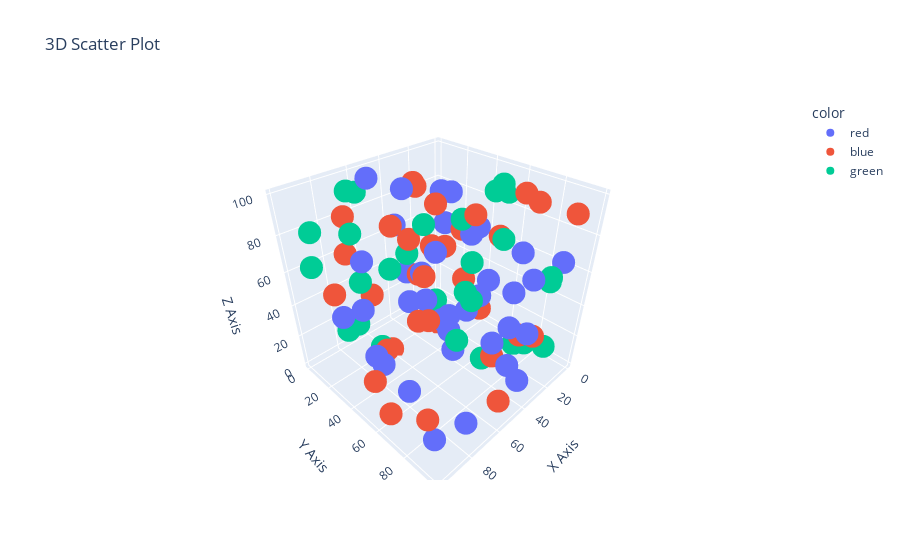

Write notebook code for a chart like this one.
### Code cell
#Ques.13 Create a 3D scatter plot using Plotly.

import plotly.express as px
import numpy as np


np.random.seed(42)
n_points = 100
x = np.random.rand(n_points) * 100  
y = np.random.rand(n_points) * 100  
z = np.random.rand(n_points) * 100  

data = {
    'X': x,
    'Y': y,
    'Z': z
}

fig = px.scatter_3d(data, x='X', y='Y', z='Z', title='3D Scatter Plot', 
                     labels={'X': 'X Axis', 'Y': 'Y Axis', 'Z': 'Z Axis'},
                     color=np.random.choice(['red', 'blue', 'green'], n_points))  # Random colors

fig.show()

### Figure 1 — Plotly figure (JSON) as saved in the notebook; plotly's stock layout.template omitted (floating-point values rounded to 4 significant figures)
{"data": [{"hovertemplate": "color=red<br>X Axis=%{x}<br>Y Axis=%{y}<br>Z Axis=%{z}<extra></extra>", "legendgroup": "red", "marker": {"color": "#636efa", "symbol": "circle"}, "mode": "markers", "name": "red", "scene": "scene", "showlegend": true, "type": "scatter3d", "x": [37.45, 15.6, 2.058, 30.42, 43.19, 29.21, 36.64, 45.61, 51.42, 6.505, 94.89, 96.56, 80.84, 30.46, 44.02, 49.52, 31.17, 54.67, 18.49, 77.51, 89.48, 19.6, 38.87, 82.87, 54.27, 77.22, 7.404, 35.85, 11.59, 33.09, 72.96, 63.76, 88.72, 71.32, 56.13, 77.1, 42.75, 2.542], "y": [3.143, 24.93, 28.98, 80.37, 89.26, 31.8, 11.01, 22.79, 86.07, 11.99, 33.76, 94.29, 32.32, 51.88, 97.18, 25.18, 60.96, 5.148, 27.86, 23.96, 48.95, 76.16, 36.78, 63.35, 83.53, 67.76, 38.67, 93.67, 13.75, 92.47, 81.72, 55.52, 52.97, 89.72, 63.31, 33.9, 89.71, 88.71], "z": [64.2, 0.9197, 54.87, 32.54, 64.96, 9.367, 36.77, 26.52, 39.31, 57.69, 49.25, 19.52, 72.25, 28.08, 17.71, 95.39, 42.82, 96.36, 85.3, 38.51, 31.69, 69.6, 61.5, 14.01, 74.08, 80.94, 65.0, 70.2, 79.58, 37.56, 46.56, 54.26, 28.65, 3.735, 36.02, 12.71, 21.58, 62.29]}, {"hovertemplate": "color=blue<br>X Axis=%{x}<br>Y Axis=%{y}<br>Z Axis=%{z}<extra></extra>", "legendgroup": "blue", "marker": {"color": "#EF553B", "symbol": "circle"}, "mode": "markers", "name": "blue", "scene": "scene", "showlegend": true, "type": "scatter3d", "x": [95.07, 5.808, 86.62, 60.11, 21.23, 18.34, 52.48, 29.12, 78.52, 19.97, 4.645, 60.75, 17.05, 12.2, 25.88, 52.01, 96.96, 59.79, 92.19, 8.849, 4.523, 32.53, 35.68, 28.09, 80.22, 7.455, 98.69, 19.87, 81.55, 70.69, 77.13, 62.33, 31.1, 49.38], "y": [63.64, 41.04, 75.56, 22.88, 80.81, 87.15, 18.66, 53.93, 42.71, 81.8, 51.07, 41.74, 22.21, 96.24, 28.48, 50.27, 90.83, 98.57, 24.21, 67.21, 23.76, 72.82, 53.58, 9.029, 18.65, 4.078, 59.09, 1.659, 22.65, 64.52, 69.09, 11.35, 25.79, 34.92], "z": [8.414, 10.15, 66.35, 0.5062, 22.43, 23.72, 74.65, 84.92, 24.4, 97.3, 63.11, 79.48, 50.26, 94.05, 1.546, 96.67, 29.44, 16.95, 55.68, 93.62, 57.01, 9.718, 51.83, 87.74, 70.25, 35.95, 29.36, 81.01, 91.32, 51.13, 79.83, 33.8, 57.83, 52.22]}, {"hovertemplate": "color=green<br>X Axis=%{x}<br>Y Axis=%{y}<br>Z Axis=%{z}<extra></extra>", "legendgroup": "green", "marker": {"color": "#00cc96", "symbol": "circle"}, "mode": "markers", "name": "green", "scene": "scene", "showlegend": true, "type": "scatter3d", "x": [73.2, 59.87, 15.6, 70.81, 96.99, 83.24, 18.18, 61.19, 13.95, 59.24, 9.767, 68.42, 3.439, 90.93, 66.25, 93.95, 27.13, 14.09, 0.5522, 72.9, 86.31, 6.356, 32.52, 47.22, 11.96, 76.08, 52.27, 10.79], "y": [31.44, 50.86, 90.76, 7.698, 16.12, 92.97, 63.34, 80.74, 89.61, 0.6952, 70.3, 36.36, 49.72, 30.09, 3.689, 14.49, 63.23, 32.08, 51.21, 17.44, 34.11, 87.73, 66.0, 24.19, 9.31, 90.04, 72.6, 77.99], "z": [16.16, 89.86, 60.64, 16.08, 69.19, 65.2, 71.22, 65.76, 56.83, 89.2, 2.432, 64.55, 91.49, 37.02, 92.83, 85.11, 99.01, 69.7, 86.71, 50.15, 89.0, 9.398, 3.594, 59.08, 3.05, 82.26, 77.0, 8.535]}], "layout": {"legend": {"title": {"text": "color"}, "tracegroupgap": 0}, "scene": {"domain": {"x": [0, 1], "y": [0, 1]}, "xaxis": {"title": {"text": "X Axis"}}, "yaxis": {"title": {"text": "Y Axis"}}, "zaxis": {"title": {"text": "Z Axis"}}}, "title": {"text": "3D Scatter Plot"}}}
